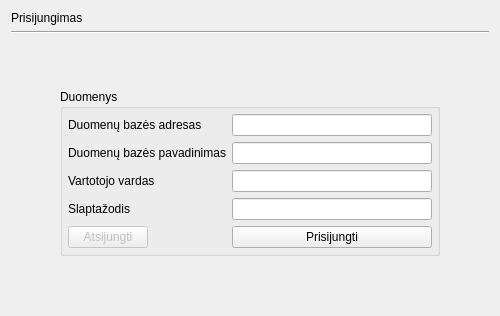
          <widget class="QWidget" name="prisijungimas_tab">
           <attribute name="title">
            <string>Prisijungimas</string>
           </attribute>
           <layout class="QVBoxLayout" name="verticalLayout_8">
            <item>
             <widget class="QLabel" name="label_7">
              <property name="text">
               <string>Prisijungimas</string>
              </property>
             </widget>
            </item>
            <item>
             <widget class="Line" name="line_7">
              <property name="orientation">
               <enum>Qt::Horizontal</enum>
              </property>
             </widget>
            </item>
            <item>
             <spacer name="verticalSpacer">
              <property name="orientation">
               <enum>Qt::Vertical</enum>
              </property>
              <property name="sizeHint" stdset="0">
               <size>
                <width>20</width>
                <height>40</height>
               </size>
              </property>
             </spacer>
            </item>
            <item>
             <widget class="QFrame" name="frame_2">
              <property name="frameShape">
               <enum>QFrame::NoFrame</enum>
              </property>
              <property name="frameShadow">
               <enum>QFrame::Raised</enum>
              </property>
              <layout class="QHBoxLayout" name="horizontalLayout_4">
               <item>
                <spacer name="horizontalSpacer">
                 <property name="orientation">
                  <enum>Qt::Horizontal</enum>
                 </property>
                 <property name="sizeHint" stdset="0">
                  <size>
                   <width>40</width>
                   <height>20</height>
                  </size>
                 </property>
                </spacer>
               </item>
               <item>
                <widget class="QGroupBox" name="Prisijungimo_group">
                 <property name="minimumSize">
                  <size>
                   <width>370</width>
                   <height>0</height>
                  </size>
                 </property>
                 <property name="title">
                  <string>Duomenys</string>
                 </property>
                 <layout class="QFormLayout" name="formLayout">
                  <property name="fieldGrowthPolicy">
                   <enum>QFormLayout::AllNonFixedFieldsGrow</enum>
                  </property>
                  <property name="margin">
                   <number>5</number>
                  </property>
                  <item row="1" column="0">
                   <widget class="QLabel" name="DB_label">
                    <property name="minimumSize">
                     <size>
                      <width>150</width>
                      <height>0</height>
                     </size>
                    </property>
                    <property name="text">
                     <string>Duomenų bazės adresas</string>
                    </property>
                   </widget>
                  </item>
                  <item row="1" column="1">
                   <widget class="QLineEdit" name="DB_input">
                    <property name="minimumSize">
                     <size>
                      <width>200</width>
                      <height>0</height>
                     </size>
                    </property>
                    <property name="maximumSize">
                     <size>
                      <width>300</width>
                      <height>16777215</height>
                     </size>
                    </property>
                   </widget>
                  </item>
                  <item row="2" column="0">
                   <widget class="QLabel" name="DB_name_lbel">
                    <property name="minimumSize">
                     <size>
                      <width>150</width>
                      <height>0</height>
                     </size>
                    </property>
                    <property name="text">
                     <string>Duomenų bazės pavadinimas</string>
                    </property>
                   </widget>
                  </item>
                  <item row="2" column="1">
                   <widget class="QLineEdit" name="db_name_input">
                    <property name="minimumSize">
                     <size>
                      <width>200</width>
                      <height>0</height>
                     </size>
                    </property>
                    <property name="maximumSize">
                     <size>
                      <width>300</width>
                      <height>16777215</height>
                     </size>
                    </property>
                   </widget>
                  </item>
                  <item row="3" column="0">
                   <widget class="QLabel" name="username">
                    <property name="minimumSize">
                     <size>
                      <width>150</width>
                      <height>0</height>
                     </size>
                    </property>
                    <property name="text">
                     <string>Vartotojo vardas</string>
                    </property>
                   </widget>
                  </item>
                  <item row="3" column="1">
                   <widget class="QLineEdit" name="username_input">
                    <property name="minimumSize">
                     <size>
                      <width>200</width>
                      <height>0</height>
                     </size>
                    </property>
                    <property name="maximumSize">
                     <size>
                      <width>300</width>
                      <height>16777215</height>
                     </size>
                    </property>
                   </widget>
                  </item>
                  <item row="4" column="0">
                   <widget class="QLabel" name="password">
                    <property name="minimumSize">
                     <size>
                      <width>150</width>
                      <height>0</height>
                     </size>
                    </property>
                    <property name="text">
                     <string>Slaptažodis</string>
                    </property>
                   </widget>
                  </item>
                  <item row="4" column="1">
                   <widget class="QLineEdit" name="username_input_2">
                    <property name="minimumSize">
                     <size>
                      <width>200</width>
                      <height>0</height>
                     </size>
                    </property>
                    <property name="maximumSize">
                     <size>
                      <width>300</width>
                      <height>16777215</height>
                     </size>
                    </property>
                    <property name="text">
                     <string notr="true"/>
                    </property>
                   </widget>
                  </item>
                  <item row="5" column="0">
                   <widget class="QPushButton" name="disconnect">
                    <property name="enabled">
                     <bool>false</bool>
                    </property>
                    <property name="text">
                     <string>Atsijungti</string>
                    </property>
                    <property name="checkable">
                     <bool>false</bool>
                    </property>
                    <property name="checked">
                     <bool>false</bool>
                    </property>
                   </widget>
                  </item>
                  <item row="5" column="1">
                   <widget class="QPushButton" name="connect">
                    <property name="text">
                     <string>Prisijungti</string>
                    </property>
                   </widget>
                  </item>
                 </layout>
                </widget>
               </item>
               <item>
                <spacer name="horizontalSpacer_2">
                 <property name="orientation">
                  <enum>Qt::Horizontal</enum>
                 </property>
                 <property name="sizeHint" stdset="0">
                  <size>
                   <width>40</width>
                   <height>20</height>
                  </size>
                 </property>
                </spacer>
               </item>
              </layout>
             </widget>
            </item>
            <item>
             <spacer name="verticalSpacer_2">
              <property name="orientation">
               <enum>Qt::Vertical</enum>
              </property>
              <property name="sizeHint" stdset="0">
               <size>
                <width>20</width>
                <height>40</height>
               </size>
              </property>
             </spacer>
            </item>
           </layout>
          </widget>
